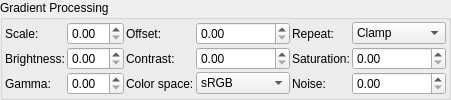
           <widget class="QGroupBox" name="groupBox_gradient_processing">
            <property name="title">
             <string>Gradient Processing</string>
            </property>
            <layout class="QGridLayout" name="gridLayout_gradient_processing">
             <property name="spacing">
              <number>2</number>
             </property>
             <property name="leftMargin">
              <number>2</number>
             </property>
             <property name="topMargin">
              <number>2</number>
             </property>
             <property name="rightMargin">
              <number>2</number>
             </property>
             <property name="bottomMargin">
              <number>2</number>
             </property>
             <item row="0" column="0">
              <widget class="QLabel" name="label_gradient_scale">
               <property name="text">
                <string>Scale:</string>
               </property>
              </widget>
             </item>
             <item row="0" column="1">
              <widget class="MyDoubleSpinBox" name="spinbox_gradient_scale">
               <property name="toolTip">
                <string>Scales the gradient position (1.0 = normal, 2.0 = compressed, 0.5 = stretched)</string>
               </property>
              </widget>
             </item>
             <item row="0" column="2">
              <widget class="QLabel" name="label_gradient_offset">
               <property name="text">
                <string>Offset:</string>
               </property>
              </widget>
             </item>
             <item row="0" column="3">
              <widget class="MyDoubleSpinBox" name="spinbox_gradient_offset">
               <property name="toolTip">
                <string>Shifts the gradient position</string>
               </property>
              </widget>
             </item>
             <item row="0" column="4">
              <widget class="QLabel" name="label_gradient_repeat_mode">
               <property name="text">
                <string>Repeat:</string>
               </property>
              </widget>
             </item>
             <item row="0" column="5">
              <widget class="MyComboBox" name="comboBox_gradient_repeat_mode">
               <property name="toolTip">
                <string>How the gradient repeats outside [0,1] range</string>
               </property>
               <item><property name="text"><string>Clamp</string></property></item>
               <item><property name="text"><string>Repeat</string></property></item>
               <item><property name="text"><string>Mirror</string></property></item>
               <item><property name="text"><string>Mirror Once</string></property></item>
               <item><property name="text"><string>Extend</string></property></item>
              </widget>
             </item>
             <item row="1" column="0">
              <widget class="QLabel" name="label_gradient_brightness">
               <property name="text">
                <string>Brightness:</string>
               </property>
              </widget>
             </item>
             <item row="1" column="1">
              <widget class="MyDoubleSpinBox" name="spinbox_gradient_brightness">
               <property name="toolTip">
                <string>Multiplies gradient color brightness</string>
               </property>
              </widget>
             </item>
             <item row="1" column="2">
              <widget class="QLabel" name="label_gradient_contrast">
               <property name="text">
                <string>Contrast:</string>
               </property>
              </widget>
             </item>
             <item row="1" column="3">
              <widget class="MyDoubleSpinBox" name="spinbox_gradient_contrast">
               <property name="toolTip">
                <string>Adjusts gradient color contrast</string>
               </property>
              </widget>
             </item>
             <item row="1" column="4">
              <widget class="QLabel" name="label_gradient_saturation">
               <property name="text">
                <string>Saturation:</string>
               </property>
              </widget>
             </item>
             <item row="1" column="5">
              <widget class="MyDoubleSpinBox" name="spinbox_gradient_saturation">
               <property name="toolTip">
                <string>Adjusts gradient color saturation (1.0 = normal, 0.0 = grayscale)</string>
               </property>
              </widget>
             </item>
             <item row="2" column="0">
              <widget class="QLabel" name="label_gradient_gamma">
               <property name="text">
                <string>Gamma:</string>
               </property>
              </widget>
             </item>
             <item row="2" column="1">
              <widget class="MyDoubleSpinBox" name="spinbox_gradient_gamma">
               <property name="toolTip">
                <string>Gamma correction for gradient colors (1.0 = no change)</string>
               </property>
              </widget>
             </item>
             <item row="2" column="2">
              <widget class="QLabel" name="label_gradient_color_space">
               <property name="text">
                <string>Color space:</string>
               </property>
              </widget>
             </item>
             <item row="2" column="3">
              <widget class="MyComboBox" name="comboBox_gradient_color_space">
               <property name="toolTip">
                <string>Interpolation color space for gradients</string>
               </property>
               <item><property name="text"><string>sRGB</string></property></item>
               <item><property name="text"><string>Linear RGB</string></property></item>
              </widget>
             </item>
             <item row="2" column="4">
              <widget class="QLabel" name="label_gradient_noise_amount">
               <property name="text">
                <string>Noise:</string>
               </property>
              </widget>
             </item>
             <item row="2" column="5">
              <widget class="MyDoubleSpinBox" name="spinbox_gradient_noise_amount">
               <property name="toolTip">
                <string>Adds noise dithering to reduce color banding</string>
               </property>
              </widget>
             </item>
            </layout>
           </widget>
